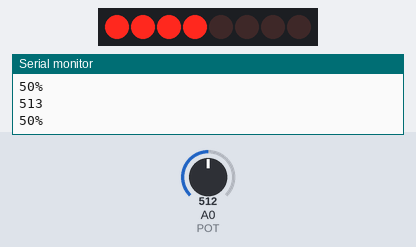
This sketch was run on a simulated Arduino Uno, built with avr-gcc and run on an emulated ATmega328P. Shown: 8 shift-register outputs drawn as a row of LEDs (first output left, lit = HIGH), the last lines printed to the serial monitor. Wiring (inferred from the names in the program): shift register (74HC595): data pin 8; shift clock pin 10; latch pin 9. Wiring (inferred from the signals the program sends): row of LEDs: on Q0, Q1, Q2, Q3, Q4, Q5, Q6, Q7. The inputs (shaded band) are chosen by the test bench; at power-on: A0 (POT) = 512.

Above: at 1.8 s.
1.9 s: A0 (POT) set to 716
At 3.1 s:
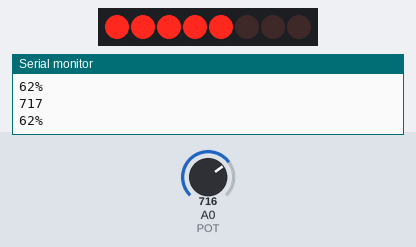
3.5 s: A0 (POT) set to 900
At 4.6 s:
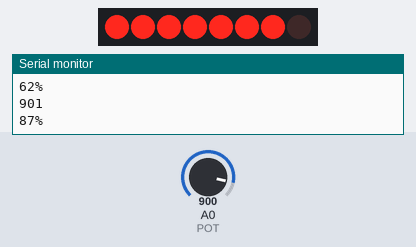
5.5 s: A0 (POT) set to 1023
At 7.2 s:
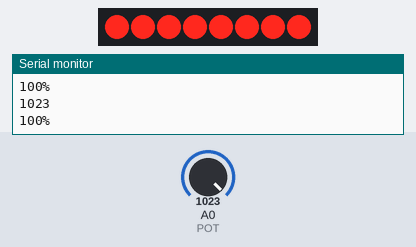
7.5 s: A0 (POT) set to 306
At 9.0 s:
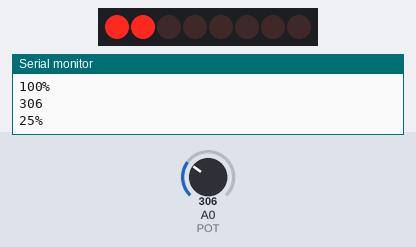
9.5 s: A0 (POT) set to 122
At 10.6 s:
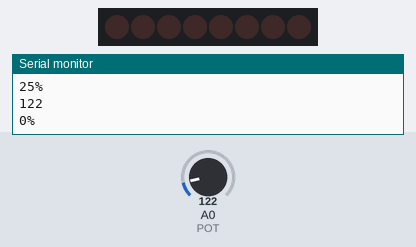
11.5 s: A0 (POT) set to 511
At 13.3 s:
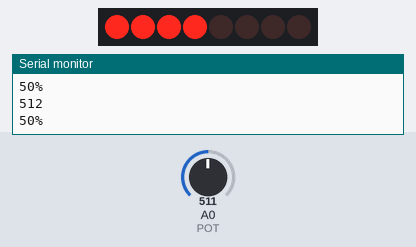
Timing chart, 0 to 14.5 s (numbered marks = the images above; inputs shaded):
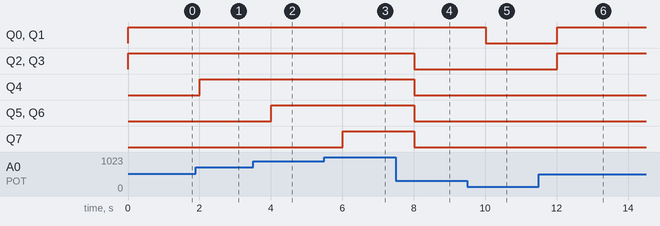

Measured:
- after the input at 1.9 s, Q4: LOW → HIGH after 0.10 s
- after the input at 3.5 s, Q5, Q6: LOW → HIGH after 0.50 s
- after the input at 5.5 s, Q7: LOW → HIGH after 0.51 s
- after the input at 7.5 s, Q2–7: HIGH → LOW after 0.51 s
- after the input at 9.5 s, Q0, Q1: HIGH → LOW after 0.51 s
- after the input at 11.5 s, Q0–3: LOW → HIGH after 0.51 s

The sketch:

_29.3._Shift_Registers_LED_Animation_POT_Processing.ino
```cpp
const int SER   = 8;    //Serial output to shift register
const int LATCH = 9;    //Shift register latch pin
const int CLK   = 10;   //Shift register clock pin
const int POT = 0; //POT

int value;
int val[9] = {0, 1, 3, 7, 15, 31, 63, 127, 255};

void setup()
{
  //Set pins as outputs
  pinMode(SER, OUTPUT);
  pinMode(LATCH, OUTPUT);
  pinMode(CLK, OUTPUT);

  Serial.begin(9600);
}

void loop()
{
  value = analogRead(POT);
  value = map (value, 0, 1021, 0, 1023);
  value = constrain(value, 0, 1023);
  Serial.println(value);
  value = map (value, 0, 1023, 0, 8);
  value = constrain(value, 0, 8);
  digitalWrite(LATCH, LOW);                //Latch low
  shiftOut(SER, CLK, MSBFIRST, val[value]); //Shift most sig. bit first
  digitalWrite(LATCH, HIGH);               //Latch high - show pattern
  int data = map(value, 0, 8, 0, 100);
  Serial.print(data);
  Serial.println("%");


  delay(1000);
}
```
